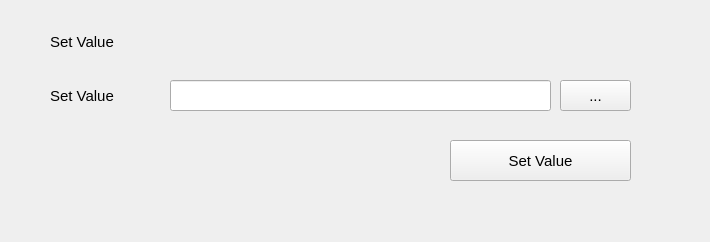
<?xml version="1.0" encoding="UTF-8"?>
<ui version="4.0">
 <class>Form</class>
 <widget class="QWidget" name="Form">
  <property name="geometry">
   <rect>
    <x>0</x>
    <y>0</y>
    <width>710</width>
    <height>242</height>
   </rect>
  </property>
  <property name="font">
   <font>
    <family>Segoe UI</family>
    <pointsize>11</pointsize>
   </font>
  </property>
  <property name="windowTitle">
   <string>Choose Folder</string>
  </property>
  <property name="windowIcon">
   <iconset>
    <normaloff>resources/icon/favicon-32x32.png</normaloff>resources/icon/favicon-32x32.png</iconset>
  </property>
  <widget class="QLabel" name="label_3">
   <property name="geometry">
    <rect>
     <x>50</x>
     <y>26</y>
     <width>201</width>
     <height>31</height>
    </rect>
   </property>
   <property name="text">
    <string>Set Value</string>
   </property>
  </widget>
  <widget class="QLineEdit" name="lineEdit">
   <property name="geometry">
    <rect>
     <x>170</x>
     <y>80</y>
     <width>381</width>
     <height>31</height>
    </rect>
   </property>
  </widget>
  <widget class="QLabel" name="label_4">
   <property name="geometry">
    <rect>
     <x>50</x>
     <y>80</y>
     <width>111</width>
     <height>31</height>
    </rect>
   </property>
   <property name="text">
    <string>Set Value</string>
   </property>
  </widget>
  <widget class="QToolButton" name="toolButton">
   <property name="geometry">
    <rect>
     <x>560</x>
     <y>80</y>
     <width>71</width>
     <height>31</height>
    </rect>
   </property>
   <property name="text">
    <string>...</string>
   </property>
  </widget>
  <widget class="QPushButton" name="pushButton">
   <property name="geometry">
    <rect>
     <x>450</x>
     <y>140</y>
     <width>181</width>
     <height>41</height>
    </rect>
   </property>
   <property name="text">
    <string>Set Value</string>
   </property>
  </widget>
 </widget>
 <resources/>
 <connections/>
</ui>
